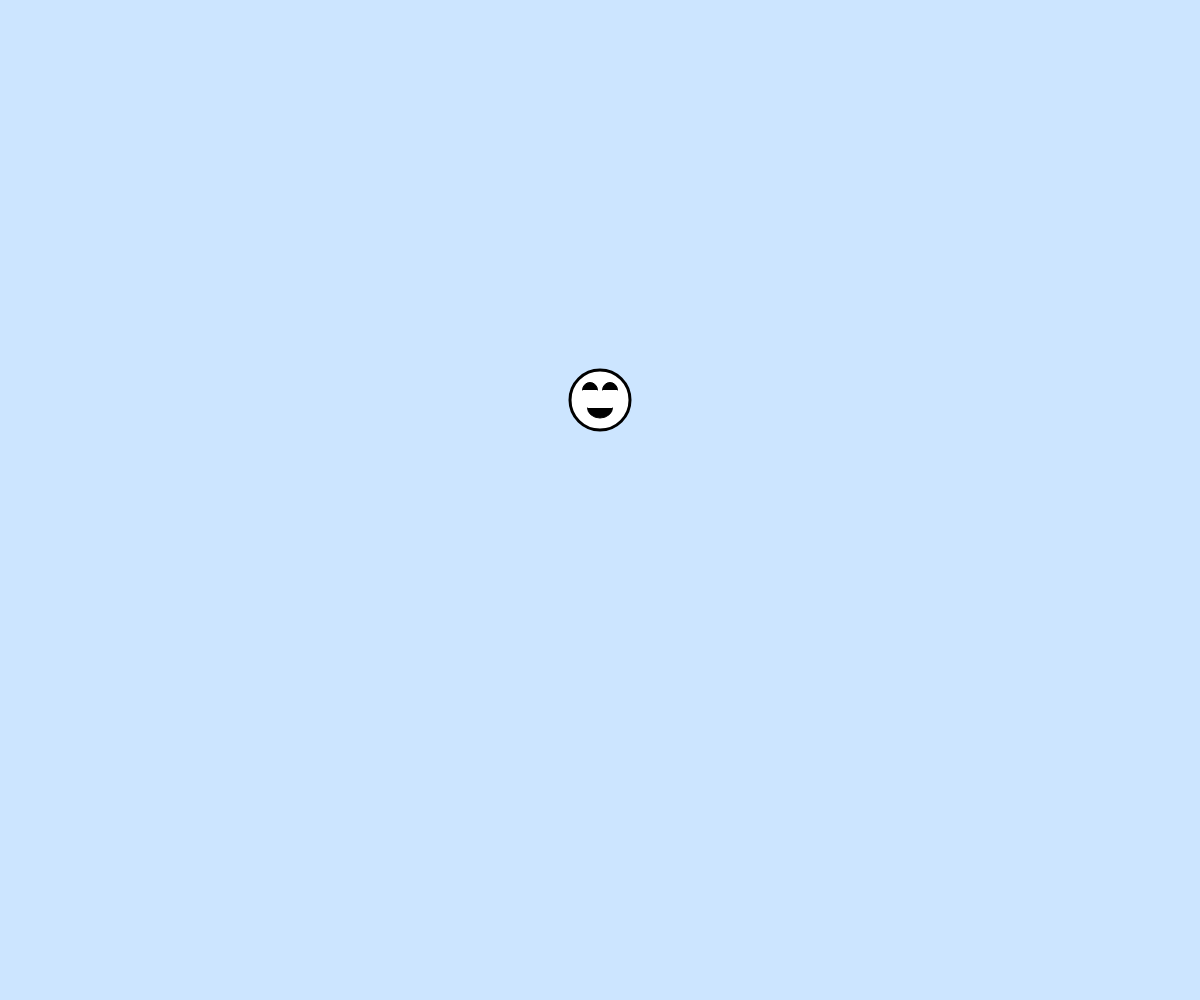
Frame 1 (no input)
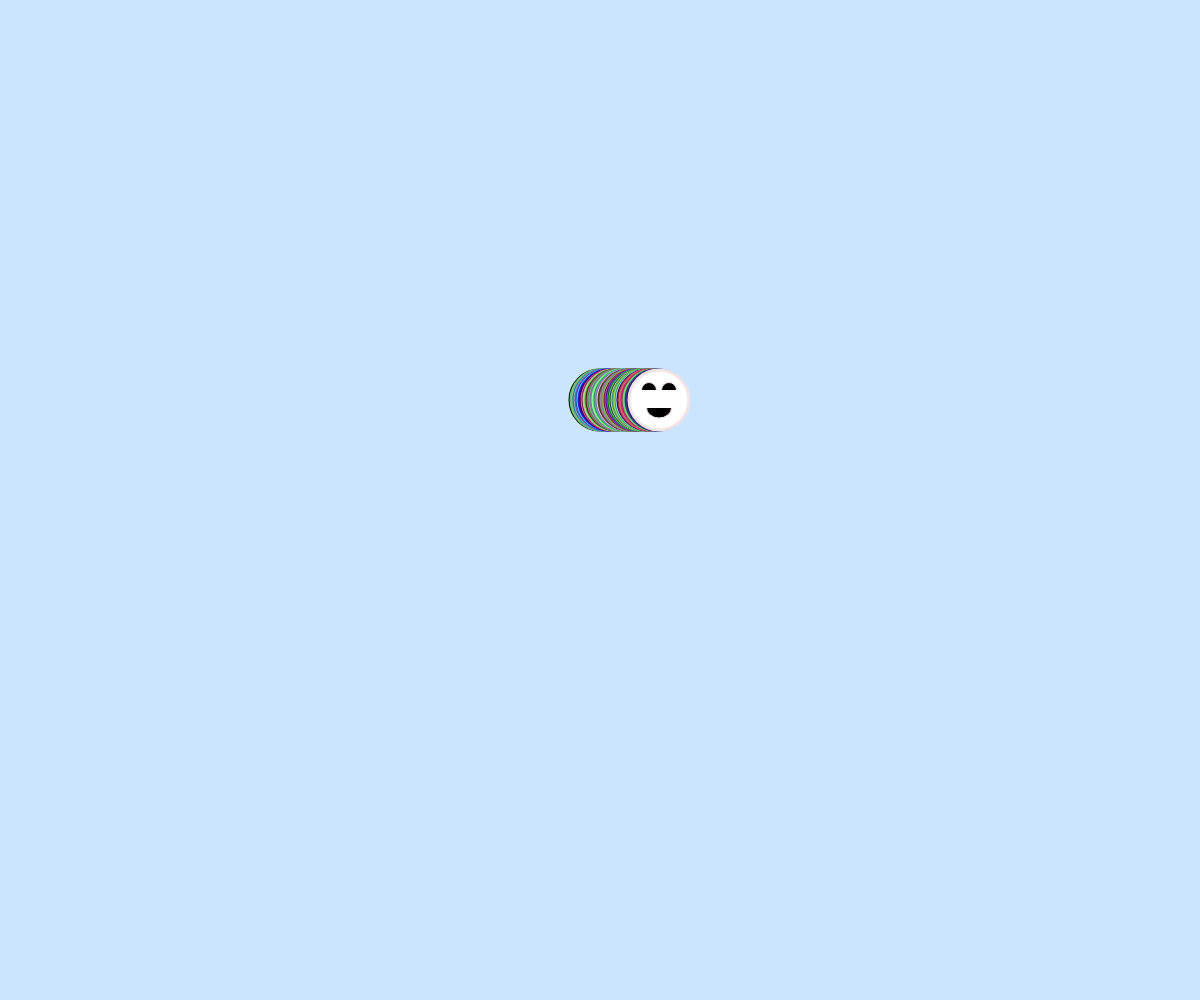
Frame 60 (no input)
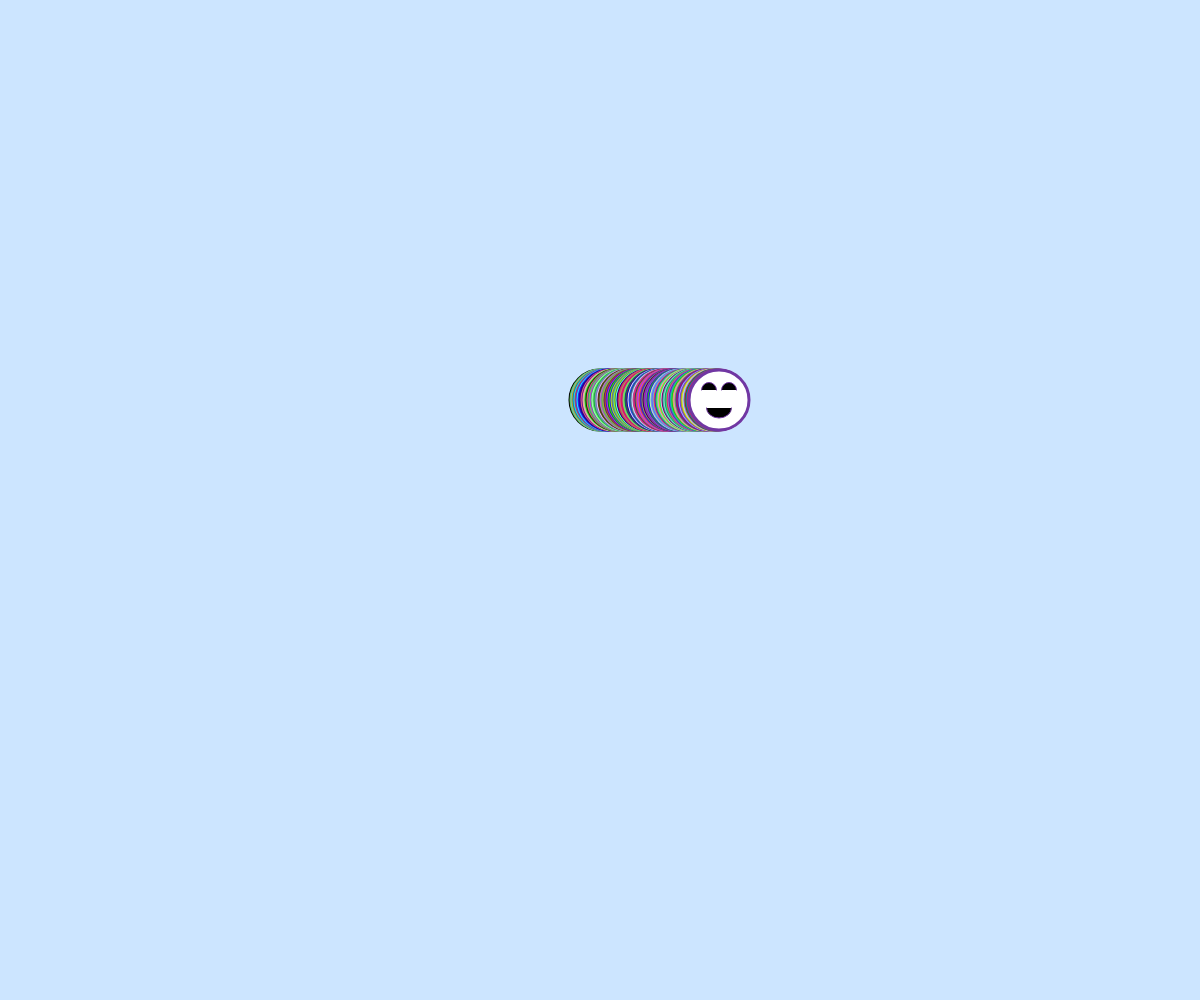
Frame 120 (the mouse pressed at the canvas centre since frame 60)

The p5.js sketch that drew these frames (run headless with seeded random() and noise() and a simulated clock; from frame 60 on, the mouse is pressed at the canvas centre):

// p5.js sketch
// ── sketch.js
var face = {
  d: 60,
  posX: 600,
  posY: 400,
  move: function() {
    this.posX = this.posX + 1;
  },

   drawing: function() {
    translate(this.posX, this.posY);
    strokeWeight(3.0);
    ellipse(0, 0, this.d, this.d);
    fill(0);
    strokeWeight(1.0);
    arc(-10, -10, 15, 15, PI, TWO_PI);
    arc(10, -10, 15, 15, PI, TWO_PI);
    arc(0, 8, 25, 20, TWO_PI, PI);
  }
}


function setup() {
  createCanvas(windowWidth, windowHeight);
  background(204, 229, 255);
}

function draw() {
  fill(255);
  //stroke(0);
  face.drawing();
  fill(random(255), random(255), random(255));
  stroke(random(255), random(255), random(255));
  face.move();

  //fill(random(255), random(255), random(255));
  //translate(mouseX, mouseY);
  //var scalar = mouseX / 100.0;
  //scale(scalar);
  //strokeWeight(0.1 / scalar);
//  rect(-15, -15, 10, 10);
if(mouseIsPressed) {
  fill(255);
}

}
